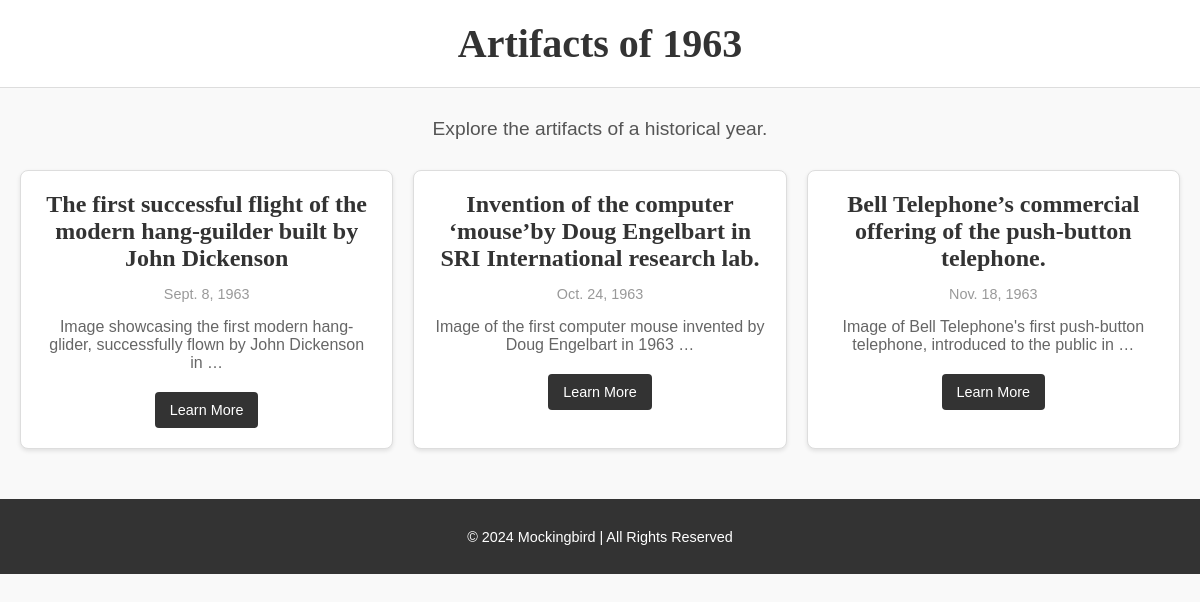
Screenshot of /theme/2/ with the database file from the repository.
### events/models.py (models this page shows)
class Event(models.Model):
    theme_id = models.IntegerField(default=1)  # Ensure theme_id is set for all events
    title = models.CharField(max_length=200)
    description = models.TextField()
    date = models.DateField(default=datetime.date.today)
    media_type = models.CharField(max_length=10, choices=[('photo', 'Photo'), ('audio', 'Audio'), ('video', 'Video')], default='photo')
    media_file = models.FileField(upload_to='media/', default='media/placeholder.JPG')

### events/views.py (the view)
# urls.py: path('theme/<int:theme_id>/', views.theme_events, name='theme_events'),
def theme_events(request, theme_id):
    theme = themes.get(theme_id)
    if not theme:
        return render(request, "404.html")  # 404 page for invalid themes
    events = Event.objects.filter(theme_id=theme_id).order_by('date')  # Fetch all events for the theme
    return render(request, "events/theme_events.html", {
        "theme": theme,
        "events": events,
    })

### events/templates/events/theme_events.html (shortened to what this page needs)
<!DOCTYPE html>
<html lang="en">
<head>
    {% load static %}
    <link rel="stylesheet" href="{% static 'events/css/styles.css' %}">
</head>
<body>
    <header class="header">
        <h1>{{ theme.name }}</h1>
    </header>
    <div class="container">
        <p class="theme-description">{{ theme.description }}</p>
        <div class="events-grid">
            {% for event in events %}
                <div class="event-card">
                    <div class="event-card-content">
                        <h3 class="event-title">{{ event.title }}</h3>
                        <p class="event-date">{{ event.date }}</p>
                        <p class="event-description">{{ event.description|truncatewords:12 }}</p>
                        <a class="event-link" href="{% url 'event_detail' theme_id=event.theme_id event_id=event.id %}">Learn More</a>
                    </div>
                </div>
            {% endfor %}
        </div>
    </div>
    <footer class="footer">
        <p>© 2024 Mockingbird | All Rights Reserved</p>
    </footer>
</body>
</html>

### events/static/events/css/styles.css (style rules this page uses)
body { font-family: 'Arial', sans-serif; margin: 0; padding: 0; background-color: #f9f9f9; color: #333; }
h1, h3 { font-family: 'Playfair Display', serif; margin: 0; }
a { text-decoration: none; color: inherit; }
.header { background-color: #ffffff; text-align: center; padding: 20px 0; border-bottom: 1px solid #ddd; }
.header h1 { font-size: 2.5rem; color: #333; }
.container { max-width: 1200px; margin: 30px auto; padding: 0 20px; }
.theme-description { text-align: center; font-size: 1.2rem; margin-bottom: 30px; color: #555; }
.events-grid { display: grid; grid-template-columns: repeat(auto-fit, minmax(300px, 1fr)); gap: 20px; padding: 0; }
.event-card { background-color: #ffffff; border: 1px solid #ddd; border-radius: 8px; box-shadow: 0 2px 4px rgba(0, 0, 0, 0.1); overflow: hidden; transition: box-shadow 0.3s ease, transform 0.3s ease; }
.event-card-content { padding: 20px; text-align: center; }
.event-title { font-size: 1.5rem; margin-bottom: 10px; color: #333; }
.event-date { font-size: 0.9rem; color: #999; margin-bottom: 15px; }
.event-description { font-size: 1rem; color: #666; margin-bottom: 20px; }
.event-link { display: inline-block; padding: 10px 15px; background-color: #333; color: #ffffff; border-radius: 4px; font-size: 0.9rem; transition: background-color 0.3s ease; }
.footer { background-color: #333; color: #ffffff; text-align: center; padding: 15px 0; margin-top: 50px; font-size: 0.9rem; }

### rows the page displays
Event: title "The first successful flight of the modern hang-guilder built by John Dickenson", date "Sept. 8, 1963", description "Image showcasing the first modern hang-glider, successfully flown by John Dickenson in …"
Event: title "Invention of the computer ‘mouse’by Doug Engelbart in SRI International research lab.", date "Oct. 24, 1963", description "Image of the first computer mouse invented by Doug Engelbart in 1963 …"
Event: title "Bell Telephone’s commercial offering of the push-button telephone.", date "Nov. 18, 1963", description "Image of Bell Telephone's first push-button telephone, introduced to the public in …"

### other values shown
{{ theme.name }} "Artifacts of 1963"
{{ theme.description }} "Explore the artifacts of a historical year."
